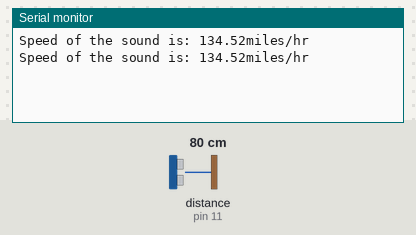
A sketch run on a simulated Arduino Uno, built with avr-gcc and run on an emulated ATmega328P. On the bench: the last lines printed to the serial monitor. Wiring (inferred from the names in the program): ultrasonic range finder: trigger pin 13; echo pin 11. Inputs (shaded band) come from the test bench; at power-on: distance to the obstacle (sensor on pin 11) 80 cm. The echo pulse lasts 58.3 µs per cm.

Above: at 3.8 s.
3.9 s: distance to the obstacle (sensor on pin 11) set to 2 cm
At 7.0 s:
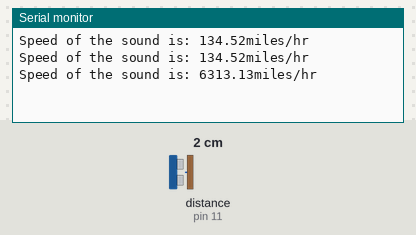
7.8 s: distance to the obstacle (sensor on pin 11) set to 4 cm
At 9.4 s:
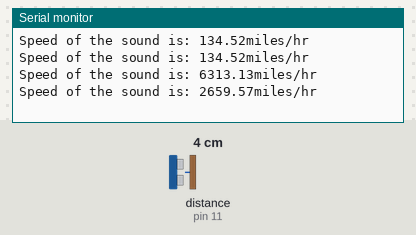
Timing chart, 0 to 10.9 s (numbered marks = the images above; inputs shaded):
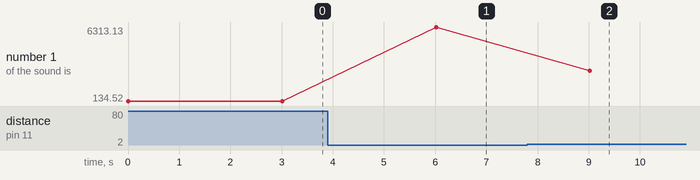

Measured:
- after the input at 3.9 s, the serial monitor: prints a new line after 2.1 s (image 1)
- after the input at 7.8 s, the serial monitor: prints a new line after 1.2 s (image 2)
- plotted number 1: 134.52 → 6313.13 after the input at 3.9 s, 6313.13 → 2659.57 after the input at 7.8 s

The sketch:

US_findsoundspeed.ino
```cpp
int trigPin=13;       //Trigger I/O pin connected to ardunio pin 13
int echoPin=11;       //Echo I/O pin connected to ardunio pin 11
float pingTime;
float objDist=5.5;     // object distance in inches
float speedOfSound;

void setup() {
  // put your setup code here, to run once:
  Serial.begin(9600);
  pinMode(trigPin,OUTPUT);
  pinMode(echoPin,INPUT);

}

void loop() {
  // put your main code here, to run repeatedly:
  digitalWrite(trigPin,LOW);
  delayMicroseconds(2000);
  digitalWrite(trigPin,HIGH);
  delayMicroseconds(10);
  digitalWrite(trigPin,LOW);

  pingTime=pulseIn(echoPin,HIGH);
  speedOfSound = 2*objDist/pingTime;      //Speed measured in inches/microseconds
  speedOfSound=speedOfSound/63360*1000000*3600;   //Speed measured in miles/hr
  Serial.print("Speed of the sound is: ");
  Serial.print(speedOfSound);
  Serial.println("miles/hr ");
  delay(3000);
}
```
